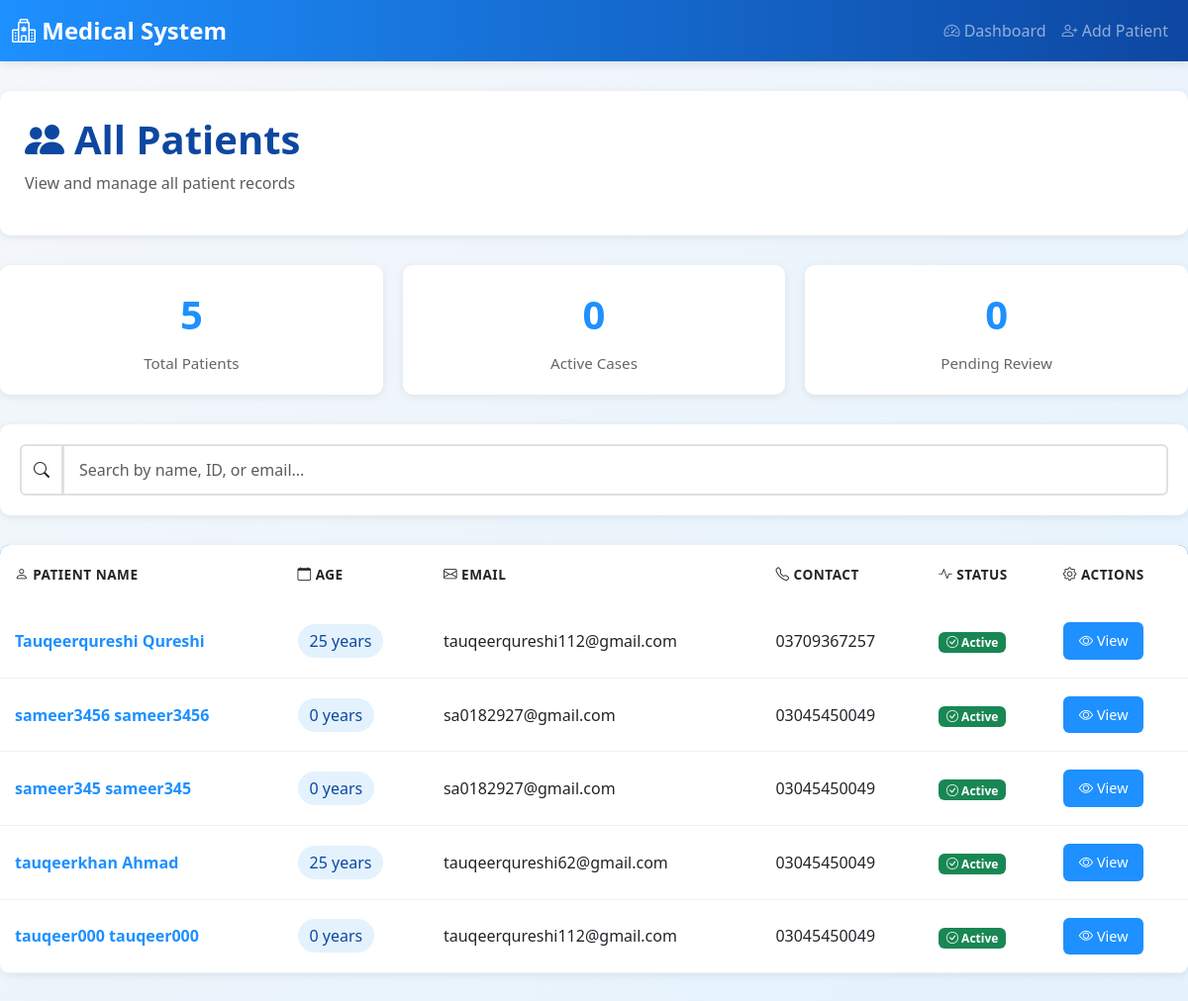
The app's page /patients/, older data.
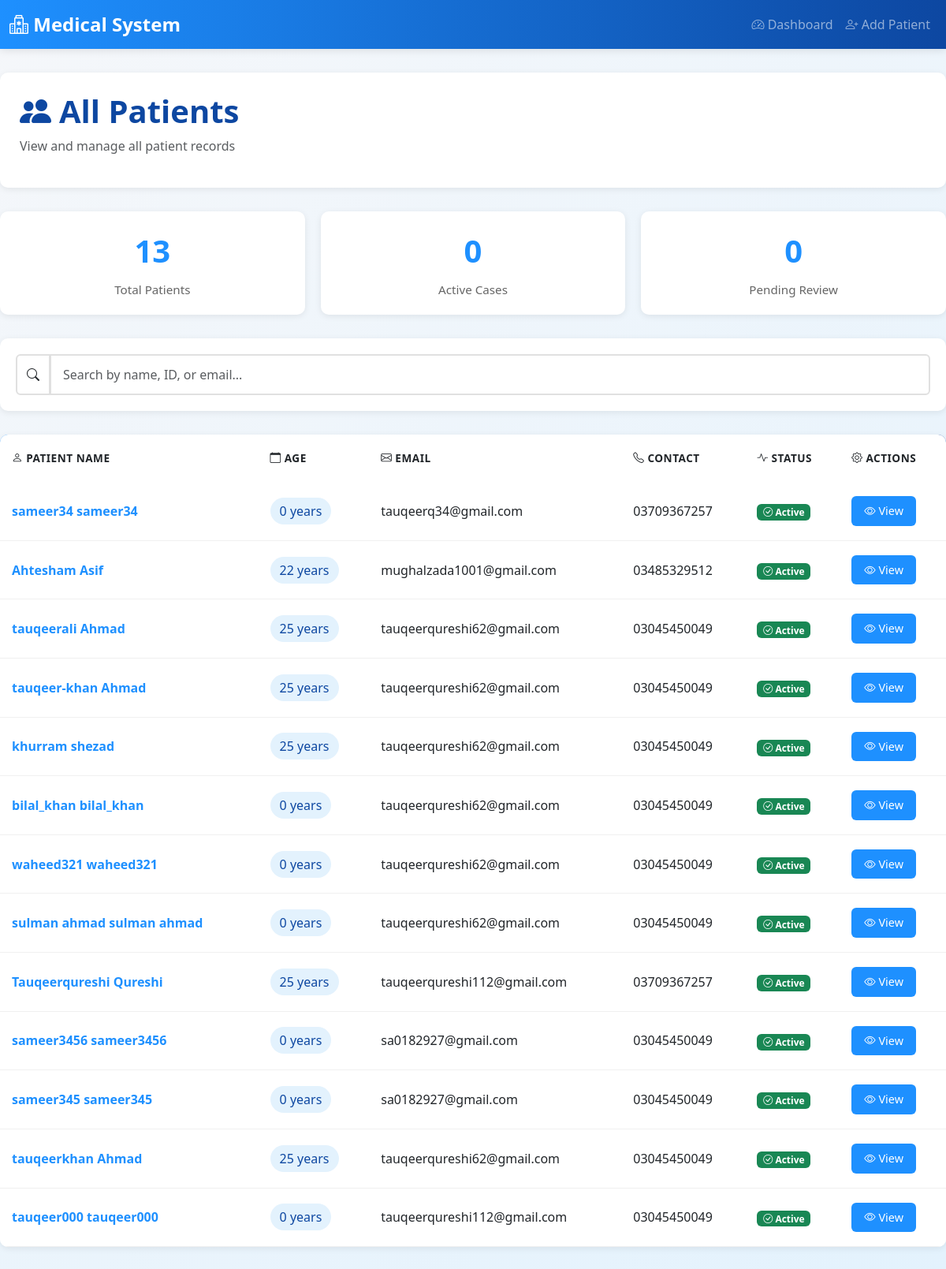
The same page, newer data.
### main/models.py (models this page shows)
class BaseModel(models.Model):
    created_at = models.DateTimeField(auto_now_add=True, db_index=True)
    updated_at = models.DateTimeField(auto_now=True)
    class Meta:
        abstract = True

class PatientCreatedByDoctor(BaseModel):
    user = models.OneToOneField(User, on_delete=models.CASCADE, null=True, blank=True)
    doctor = models.ForeignKey(
        User,
        on_delete=models.CASCADE,
        blank=True,
        null=True,
        related_name='created_patients',
        limit_choices_to=Q(user_type='doctor') | Q(user_type='admin'),
        db_index=True
    )
    fname = models.CharField(max_length=100, db_index=True)
    lname = models.CharField(max_length=100)
    dob = models.DateField(blank=True, null=True)
    parents = models.CharField(max_length=100, blank=True)
    GENDER_CHOICES = [
        ('M', 'Male'),
        ('F', 'Female'),
        ('O', 'Other'),
    ]
    gender = models.CharField(max_length=1, choices=GENDER_CHOICES)
    address = models.TextField()
    contact_number = models.CharField(max_length=15)
    email = models.CharField(max_length=200)
    medical_history = models.TextField(blank=True)
    show_on_dashboard = models.BooleanField(default=True, db_index=True)
    is_active = models.BooleanField(default=True, db_index=True)
    class Meta:
        ordering = ['-created_at']
        indexes = [
            models.Index(fields=['doctor', 'is_active']),
            models.Index(fields=['fname', 'lname']),
            models.Index(fields=['email']),
            models.Index(fields=['created_at']),
        ]
        verbose_name_plural = "Patients Created By Doctor"
    def __str__(self):
        return f"{self.fname} {self.lname} (ID: {self.id})"

### main/views.py (the view)
# urls.py: path('patients/', views.get_all_patients, name='get_patient'),
def get_all_patients(request):
    patients = PatientCreatedByDoctor.objects.all()
    print("Patients from DB:", patients)
    for p in patients:
        p.age = calculate_age(p.dob)
    return render(request, 'Doctor/Patient/all_patients.html', {'patients': patients})

### main/views.py (called while the page is built)
def calculate_age(dob):
    if dob:
        today = date.today()
        return today.year - dob.year - ((today.month, today.day) < (dob.month, dob.day))
    return ''

### main/templates/Doctor/Patient/all_patients.html (shortened to what this page needs)
<!DOCTYPE html>
{% load static %}
<html lang="en">
<head>
    <link href="https://cdn.jsdelivr.net/npm/bootstrap@5.3.0/dist/css/bootstrap.min.css" rel="stylesheet">
    <link href="https://cdn.jsdelivr.net/npm/bootstrap-icons@1.7.2/font/bootstrap-icons.css" rel="stylesheet">
</head>
<body>
    <nav class="navbar navbar-expand-lg navbar-dark">
        <div class="container-fluid">
            <a class="navbar-brand" href="{% url 'diagnosis_page' %}">
                <i class="bi bi-hospital"></i> Medical System
            </a>
            <div class="collapse navbar-collapse" id="navbarNav">
                <ul class="navbar-nav ms-auto">
                    <li class="nav-item">
                        <a class="nav-link" href="{% url 'diagnosis_page' %}">
                            <i class="bi bi-speedometer2"></i> Dashboard
                        </a>
                    </li>
                    <li class="nav-item">
                        <a class="nav-link" href="{% url 'add_patient_record1' %}">
                            <i class="bi bi-person-plus"></i> Add Patient
                        </a>
                    </li>
                </ul>
            </div>
        </div>
    </nav>
    <div class="container container-main">
        <div class="page-header">
            <h1><i class="bi bi-people-fill"></i> All Patients</h1>
            <p class="text-muted mt-2">View and manage all patient records</p>
        </div>
        <div class="stats-cards">
            <div class="stat-card">
                <div class="stat-value">{{ patients|length }}</div>
                <div class="stat-label">Total Patients</div>
            </div>
            <div class="stat-card">
                <div class="stat-value">0</div>
                <div class="stat-label">Active Cases</div>
            </div>
            <div class="stat-card">
                <div class="stat-value">0</div>
                <div class="stat-label">Pending Review</div>
            </div>
        </div>
        <div class="search-box">
            <div class="input-group">
                <span class="input-group-text" style="background: white; border: 2px solid #e0e0e0;">
                    <i class="bi bi-search"></i>
                </span>
                <input type="text" class="form-control" id="searchInput" placeholder="Search by name, ID, or email..."
                       style="border: 2px solid #e0e0e0;">
            </div>
        </div>
        <div class="patients-table">
            {% if patients %}
            <table class="table table-hover">
                <thead>
                    <tr>
                        <th><i class="bi bi-person"></i> Patient Name</th>
                        <th><i class="bi bi-calendar"></i> Age</th>
                        <th><i class="bi bi-envelope"></i> Email</th>
                        <th><i class="bi bi-telephone"></i> Contact</th>
                        <th><i class="bi bi-activity"></i> Status</th>
                        <th><i class="bi bi-gear"></i> Actions</th>
                    </tr>
                </thead>
                <tbody id="patientTableBody">
                    {% for patient in patients %}
                    <tr class="patient-row" data-patient-name="{{ patient.fname|lower }} {{ patient.lname|lower }}">
                        <td>
                            <span class="patient-id">{{ patient.fname }} {{ patient.lname }}</span>
                        </td>
                        <td>
                            <span class="badge-age">{{ patient.age }} years</span>
                        </td>
                        <td>{{ patient.email|default:"N/A" }}</td>
                        <td>{{ patient.contact_number|default:"N/A" }}</td>
                        <td>
                            {% if patient.show_on_dashboard %}
                            <span class="badge bg-success"><i class="bi bi-check-circle"></i> Active</span>
                            {% else %}
                            <span class="badge bg-warning"><i class="bi bi-exclamation-circle"></i> Inactive</span>
                            {% endif %}
                        </td>
                        <td>
                            <button class="action-btn btn-view" onclick="viewPatient({{ patient.id }})">
                                <i class="bi bi-eye"></i> View
                            </button>
                        </td>
                    </tr>
                    {% endfor %}
                </tbody>
            </table>
            {% endif %}
        </div>
    </div>
</body>
</html>

### main/templates/Doctor/Patient/all_patients.html (style rules this page uses)
:root { --primary-blue: #1e90ff; --dark-blue: #0d47a1; --light-blue: #e3f2fd; --success-green: #4caf50; --warning-orange: #ff9800; --danger-red: #f44336; }
body { background: linear-gradient(135deg, #f5f7fa 0%, #e3f2fd 100%); font-family: 'Segoe UI', Tahoma, Geneva, Verdana, sans-serif; min-height: 100vh; }
.navbar { background: linear-gradient(90deg, var(--primary-blue) 0%, var(--dark-blue) 100%); box-shadow: 0 2px 10px rgba(0,0,0,0.1); }
.navbar-brand { font-weight: 700; font-size: 1.5rem; }
.container-main { padding: 30px 0; max-width: 1200px; }
.page-header { background: white; padding: 25px; border-radius: 10px; box-shadow: 0 2px 8px rgba(0,0,0,0.08); margin-bottom: 30px; }
.page-header h1 { color: var(--dark-blue); margin: 0; font-weight: 700; display: flex; align-items: center; gap: 10px; }
.patients-table { background: white; border-radius: 10px; overflow: hidden; box-shadow: 0 2px 8px rgba(0,0,0,0.08); margin-bottom: 30px; }
.table { margin: 0; }
.table thead { background: linear-gradient(90deg, var(--primary-blue) 0%, var(--dark-blue) 100%); color: white; }
.table thead th { border: none; padding: 20px 15px; font-weight: 600; text-transform: uppercase; font-size: 0.85rem; letter-spacing: 0.5px; }
.table tbody td { padding: 18px 15px; border-bottom: 1px solid #f0f0f0; vertical-align: middle; }
.patient-id { font-weight: 600; color: var(--primary-blue); }
.badge-age { background: var(--light-blue); color: var(--dark-blue); padding: 6px 12px; border-radius: 20px; font-weight: 500; }
.action-btn { padding: 8px 16px; border-radius: 6px; border: none; font-weight: 500; cursor: pointer; transition: all 0.3s ease; font-size: 0.9rem; }
.btn-view { background: var(--primary-blue); color: white; }
.stats-cards { display: grid; grid-template-columns: repeat(auto-fit, minmax(200px, 1fr)); gap: 20px; margin-bottom: 30px; }
.stat-card { background: white; padding: 20px; border-radius: 10px; box-shadow: 0 2px 8px rgba(0,0,0,0.08); text-align: center; }
.stat-value { font-size: 2.5rem; font-weight: 700; color: var(--primary-blue); }
.stat-label { color: #666; font-size: 0.95rem; margin-top: 8px; }
.search-box { background: white; padding: 20px; border-radius: 10px; box-shadow: 0 2px 8px rgba(0,0,0,0.08); margin-bottom: 30px; }
.search-box input { border: 2px solid #e0e0e0; padding: 12px 15px; border-radius: 6px; transition: all 0.3s ease; }

Row changes from the older to the newer data that the page shows:
added PatientCreatedByDoctor: fname "sameer34", lname "sameer34", age "0", email "tauqeerq34@gmail.com", contact_number "03709367257", show_on_dashboard True (drawn)
added PatientCreatedByDoctor: fname "Ahtesham", lname "Asif", age "22", email "mughalzada1001@gmail.com", contact_number "03485329512", show_on_dashboard True (drawn)
added PatientCreatedByDoctor: fname "tauqeerali", lname "Ahmad", age "25", email "tauqeerqureshi62@gmail.com", contact_number "03045450049", show_on_dashboard True (drawn)
added PatientCreatedByDoctor: fname "tauqeer-khan", lname "Ahmad", age "25", email "tauqeerqureshi62@gmail.com", contact_number "03045450049", show_on_dashboard True (drawn)
added PatientCreatedByDoctor: fname "khurram", lname "shezad", age "25", email "tauqeerqureshi62@gmail.com", contact_number "03045450049", show_on_dashboard True (drawn)
added PatientCreatedByDoctor: fname "bilal_khan", lname "bilal_khan", age "0", email "tauqeerqureshi62@gmail.com", contact_number "03045450049", show_on_dashboard True (drawn)
added PatientCreatedByDoctor: fname "waheed321", lname "waheed321", age "0", email "tauqeerqureshi62@gmail.com", contact_number "03045450049", show_on_dashboard True (drawn)
added PatientCreatedByDoctor: fname "sulman ahmad", lname "sulman ahmad", age "0", email "tauqeerqureshi62@gmail.com", contact_number "03045450049", show_on_dashboard True (drawn)
Text that changed along with them:
{{ patients|length }}: "5" → "13"
